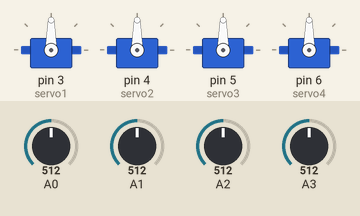
This sketch was run on a simulated Arduino Uno, built with avr-gcc and run on an emulated ATmega328P. Shown: 4 × servo. The test bench sets the inputs (shaded band); at power-on: A0 = 512, A1 = 512, A2 = 512, A3 = 512.

Above: at 1.2 s.
1.3 s: A0 set to 716
At 1.9 s:
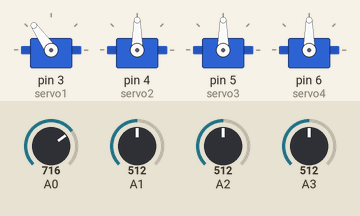
2.8 s: A1 set to 716
At 4.0 s:
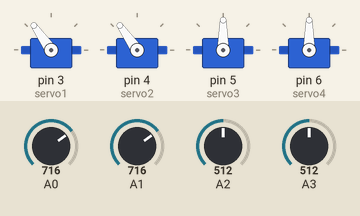
4.3 s: A2 set to 716
At 5.2 s:
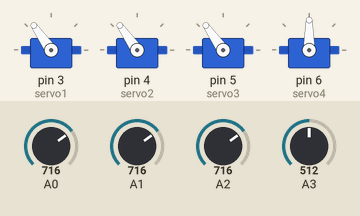
5.8 s: A3 set to 716
At 6.8 s:
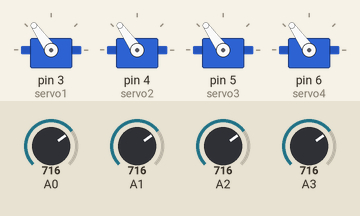
7.3 s: A0 set to 992
At 7.8 s:
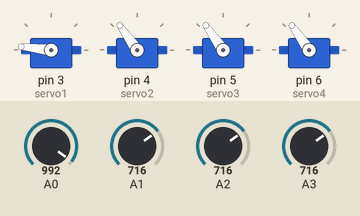
8.8 s: A1 set to 992
At 10.1 s:
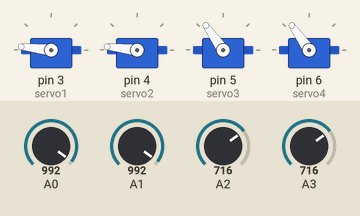
Timing chart, 0 to 11.3 s (numbered marks = the images above; inputs shaded):
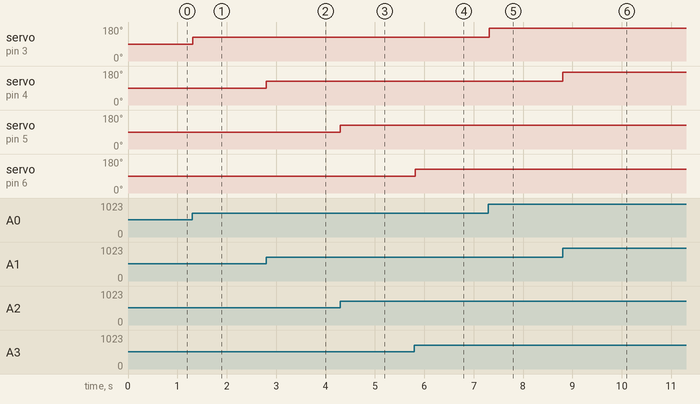

Measured:
- after the input at 1.3 s, servo on pin 3 (servo1): 90° → 125° at once
- after the input at 2.8 s, servo on pin 4 (servo2): 90° → 125° at once
- after the input at 4.3 s, servo on pin 5 (servo3): 90° → 125° at once
- after the input at 5.8 s, servo on pin 6 (servo4): 90° → 125° at once
- after the input at 7.3 s, servo on pin 3 (servo1): 125° → 174° at once
- after the input at 8.8 s, servo on pin 4 (servo2): 125° → 174° at once

The sketch:

robotkol.ino
```cpp
#include <Servo.h>

Servo servo1;
Servo servo2;
Servo servo3;
Servo servo4;

void setup() {
  servo1.attach(3);
  servo2.attach(4);
  servo3.attach(5);
  servo4.attach(6);
}

void loop() {

  int pot1 = analogRead(A0);
  int pot2 = analogRead(A1);
  int pot3 = analogRead(A2);
  int pot4 = analogRead(A3);

  int aci1 = map(pot1, 0, 1023, 0, 180);
  int aci2 = map(pot2, 0, 1023, 0, 180);
  int aci3 = map(pot3, 0, 1023, 0, 180);
  int aci4 = map(pot4, 0, 1023, 0, 180);

  servo1.write(aci1);
  servo2.write(aci2);
  servo3.write(aci3);
  servo4.write(aci4);

  delay(15);
}
```
